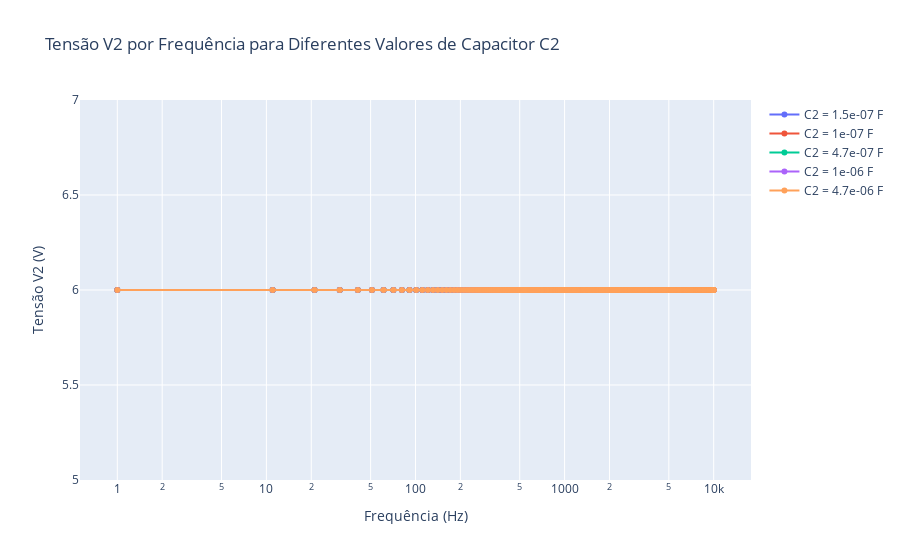

The code cell stored with this chart in its notebook:
### Code cell
def CalcularTransformadorCapacitorParalelo(Uf, Rc, C2, freq):
    omega = 2 * np.pi * freq  # Frequência angular
    XL1 = omega * L1          # Reatância indutiva no primário
    XL2 = omega * L2          # Reatância indutiva no secundário
    XC2 = 1 / (omega * C2)    # Reatância capacitiva no secundário (em paralelo)
    
    Z = np.array([[R1 + XL1, -XM], 
                  [-XM, XL2 + (R2 * Rc) / (R2 + Rc) - XC2]])  # Impedância total
    
    V = np.array([Uf, 0])
    i = np.dot(linalg.inv(Z), V)  # Cálculo da corrente
    
    return Uf, i[1]  # Retorna V2, a corrente no secundário

# Função para simular a tensão V2 com capacitor em série
def CalcularTransformadorCapacitorSerie(Uf, Rc, C2, freq):
    omega = 2 * np.pi * freq  # Frequência angular
    XL1 = omega * L1          # Reatância indutiva no primário
    XL2 = omega * L2          # Reatância indutiva no secundário
    XC2 = 1 / (omega * C2)    # Reatância capacitiva no secundário (em série)
    
    Z = np.array([[R1 + XL1, -XM], 
                  [-XM, XL2 + (R2 + Rc - XC2)]])  # Impedância total para o circuito série
    
    V = np.array([Uf, 0])
    i = np.dot(linalg.inv(Z), V)  # Cálculo da corrente
    
    return Uf, i[1]  # Retorna V2, a corrente no secundário

# Arrays para armazenar os resultados
resultados_paralelo = {}
resultados_serie = {}

# Loop para diferentes capacitores C2
for C2 in valores_c2:
    V2_list_paralelo = []  # Lista para armazenar V2 em diferentes frequências (paralelo)
    V2_list_serie = []     # Lista para armazenar V2 em diferentes frequências (série)
    
    for freq in frequencias:
        # Simulação com C2 em paralelo
        V2_paralelo, _ = CalcularTransformadorCapacitorParalelo(Uf, Rc, C2, freq)
        V2_list_paralelo.append(np.abs(V2_paralelo))  # Armazena a magnitude da tensão V2
        
        # Simulação com C2 em série
        V2_serie, _ = CalcularTransformadorCapacitorSerie(Uf, Rc, C2, freq)
        V2_list_serie.append(np.abs(V2_serie))  # Armazena a magnitude da tensão V2
    
    resultados_paralelo[C2] = V2_list_paralelo
    resultados_serie[C2] = V2_list_serie

# Plotar os resultados usando Plotly
fig = go.Figure()

# Adicionar uma curva para cada valor de capacitor C2 (paralelo)
for C2 in valores_c2:
    fig.add_trace(go.Scatter(
        x=frequencias,
        y=resultados_paralelo[C2],
        mode='lines+markers',
        name=f'C2 = {C2} F (Paralelo)',
        line=dict(dash='solid')
    ))

# Adicionar uma curva para cada valor de capacitor C2 (série)
for C2 in valores_c2:
    fig.add_trace(go.Scatter(
        x=frequencias,
        y=resultados_serie[C2],
        mode='lines+markers',
        name=f'C2 = {C2} F (Série)',
        line=dict(dash='dash')
    ))

# Customizar o gráfico
fig.update_layout(
    title='Tensão V2 por Frequência para Diferentes Valores de Capacitor C2',
    xaxis_title='Frequência (Hz)',
    yaxis_title='Tensão V2 (V)',
    xaxis_type='log',  # Escala logarítmica para o eixo X
    yaxis_type='linear',  # Mantém o eixo Y linear
    showlegend=True
)

# Mostrar o gráfico
fig.show()

### Figure 1 — Plotly figure (JSON) as saved in the notebook; plotly's stock layout.template omitted (floating-point values rounded to 4 significant figures; data arrays with more than 128 entries replaced by an {"elided": "..."} marker saying what was removed)
{"data": [{"line": {"dash": "solid"}, "mode": "lines+markers", "name": "C2 = 1.5e-07 F", "type": "scatter", "x": {"elided": "1000 float values"}, "y": {"elided": "1000 int values"}}, {"line": {"dash": "solid"}, "mode": "lines+markers", "name": "C2 = 1e-07 F", "type": "scatter", "x": {"elided": "1000 float values"}, "y": {"elided": "1000 int values"}}, {"line": {"dash": "solid"}, "mode": "lines+markers", "name": "C2 = 4.7e-07 F", "type": "scatter", "x": {"elided": "1000 float values"}, "y": {"elided": "1000 int values"}}, {"line": {"dash": "solid"}, "mode": "lines+markers", "name": "C2 = 1e-06 F", "type": "scatter", "x": {"elided": "1000 float values"}, "y": {"elided": "1000 int values"}}, {"line": {"dash": "solid"}, "mode": "lines+markers", "name": "C2 = 4.7e-06 F", "type": "scatter", "x": {"elided": "1000 float values"}, "y": {"elided": "1000 int values"}}], "layout": {"title": {"text": "Tensão V2 por Frequência para Diferentes Valores de Capacitor C2"}, "xaxis": {"title": {"text": "Frequência (Hz)"}, "type": "log"}, "yaxis": {"title": {"text": "Tensão V2 (V)"}, "type": "linear"}}}
